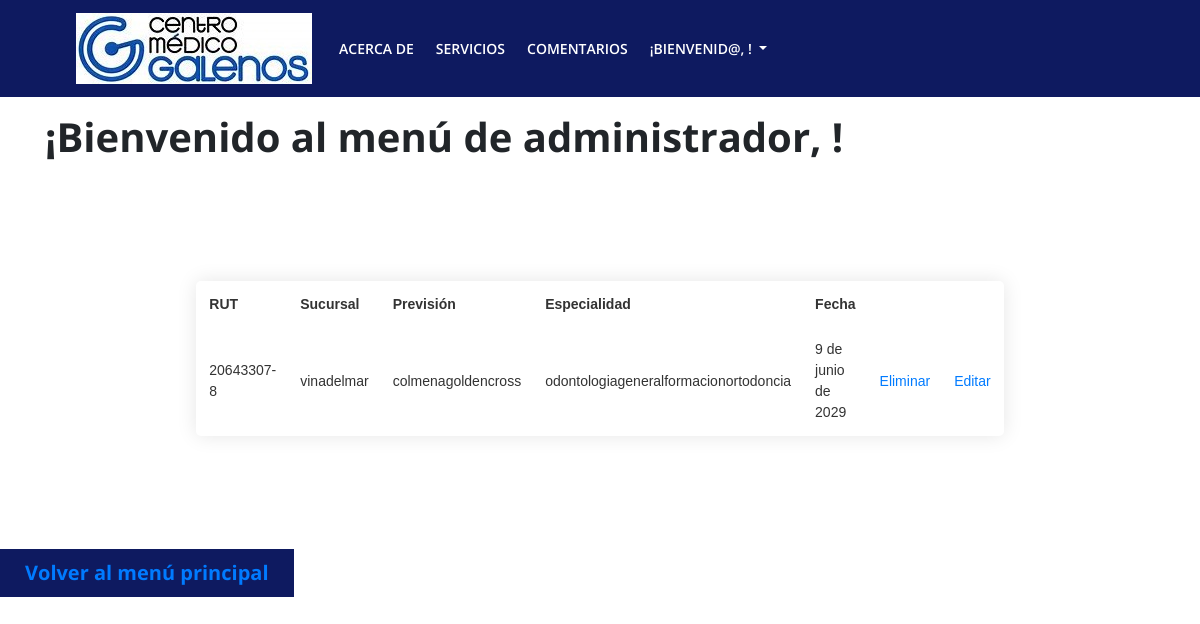
Page /reserva_del/1 on the committed database.
### core/models.py (models this page shows, shortened)
class Reserva(models.Model):
    rut = models.CharField(max_length=20)
    sucursal = models.CharField(max_length=100)
    prevision = models.CharField(max_length=100)
    especialidad = models.CharField(max_length=100)
    fecha = models.DateField()
    email = models.EmailField()
    class Meta:
        verbose_name = 'Reserva'
        verbose_name_plural = 'Reservas'

### core/views.py (the view)
# urls.py: path('reserva_del/<str:pk>', reserva_del, name='reserva_del'),
def reserva_del(request, pk):
    context = {}
    try:
        reserva = Reserva.objects.get(id=pk)  # Assuming 'id' is the primary key field of the Reserva model
        email = reserva.email
        reserva.delete()
        mensaje = "Bien, datos eliminados..."
        reservas = Reserva.objects.all()  # Retrieve the remaining reservations
        context = {'reservas': reservas, 'mensaje': mensaje}  # Update the context with the remaining reservations
        subject = 'Cancelación de Reserva'
        message = f"""
        Estimado/a,

        Lamentamos informarle que su reserva ha sido cancelada.

        Si tiene alguna pregunta o necesita más información, no dude en ponerse en contacto con nosotros.

        Atentamente,
        Tu Equipo de Reservas
        """
        recipient_list = [email]
        send_mail(subject, message, settings.EMAIL_HOST_USER, recipient_list)
    except Reserva.DoesNotExist:
        mensaje = "Error, reserva no existe..."
        reservas = Reserva.objects.all()  # Retrieve all reservations
        context = {'reservas': reservas, 'mensaje': mensaje}  # Update the context with all reservations
    return render(request, 'core/admin.html', context)

### core/templates/core/admin.html (shortened to what this page needs)
{% load static %}
<!DOCTYPE html>
<html>
<head>
	<link rel="stylesheet"
		href="https://cdnjs.cloudflare.com/ajax/libs/OwlCarousel2/2.3.4/assets/owl.carousel.min.css" />
	<link rel="stylesheet"
		href="https://cdnjs.cloudflare.com/ajax/libs/OwlCarousel2/2.3.4/assets/owl.theme.default.css" />
	<link rel="stylesheet" href="https://cdn.jsdelivr.net/npm/bootstrap@4.3.1/dist/css/bootstrap.min.css"
>
	<link rel="stylesheet" href="{% static '/css/style.css' %}">
</head>
<body>
	<header>
		<div class="container">
			<nav class="navbar navbar-expand-lg navbar-light">
				<div class="container-fluid">
					<a class="navbar-brand" href="{% url 'home' %}">
						<img src="{% static 'images/logoo.jpg' %}" alt="">
					</a>
					<div class="collapse navbar-collapse dropdown" id="navbarSupportedContent">
						<ul class="navbar-nav ms-auto mb-2 mb-lg-0">
							<li class="nav-item">
								<a class="nav-link" href="#about-section">Acerca de</a>
							</li>
							<li class="nav-item">
								<a class="nav-link" href="#services-section">Servicios</a>
							</li>
							<li class="nav-item">
								<a class="nav-link" href="#reviews-section">Comentarios</a>
							</li>
							<li class="nav-item dropdown">
								<a class="nav-link dropdown-toggle" id="navbardrop" data-toggle="dropdown">
								  ¡Bienvenid@, {{user.first_name}} {{user.last_name}}!
								</a>
							  </li>
						</ul>
					</div>
				</div>
			</nav>
		</div>
	</header>
<br><br><br><br><br>
    <div class="container">
        <h1>¡Bienvenido al menú de administrador, {{user.first_name}}!</h1>
    </div>
<br><br><br><br><br>
    <table>
        <tr>
            <th>RUT</th>
            <th>Sucursal</th>
            <th>Previsión</th>
            <th>Especialidad</th>
            <th>Fecha</th>
        </tr>
        {% for reserva in reservas %}
        <tr>
            <td>{{reserva.rut}}</td>
            <td>{{reserva.sucursal}}</td>
            <td>{{reserva.prevision}}</td>
            <td>{{reserva.especialidad}}</td>
            <td>{{reserva.fecha}}</td>
			<td><a href="{% url 'reserva_del' pk=reserva.id %}">Eliminar</a></td>
			<td><a href="{% url 'reserva_edit' pk=reserva.id %}">Editar</a></td>
        </tr>
        {% endfor %}
    </table>
<br><br><br><br><br>
    <button type="button" class="btn btn-primary"><a href="{% url 'home' %}">Volver al menú principal</a></button>

### static/css/style.css (style rules this page uses)
:root { --bg-primary:#0e1a60; --color-primary:#0e1a60; }
body { font-family: 'Open Sans', sans-serif; margin: 0px; padding: 0px; font-size: 15px; }
a, a:hover, a:focus { text-decoration: none; }
ul { margin: 0px; padding: 0px; }
li { list-style: none; }
img { max-width: 100%; }
h1, h2, h3, h4, h5, h6 { font-weight: 700; }
section, .container { position: relative; }
header { background: var(--bg-primary); position: absolute; width: 100%; z-index: 1; }
header .navbar-expand-lg .navbar-nav .nav-link { color: #FFF; font-size: 16px; font-weight: 600; text-transform: uppercase; padding: 10px 24px; }
.btn { padding: 8px 24px; border-radius: 0px; font-size: 20px; font-weight: 700; }
.btn-primary { background-color: var(--bg-primary); border-color: var(--bg-primary); }
@media (min-width:992px) and (max-width:1400px) { header .navbar-expand-lg .navbar-nav .nav-link { padding: 10px 11px; font-size: 14px; } }
table { border-collapse: collapse; width: 100%; max-width: 800px; margin: 0 auto; font-size: 14px; font-family: Arial, sans-serif; color: #333; border: 1px solid #ccc; border-radius: 5px; overflow: hidden; box-shadow: 0 0 20px rgba(0, 0, 0, 0.1); }
th { padding: 12px; font-weight: bold; }
td { padding: 12px; text-align: left; vertical-align: middle; border-bottom: 1px solid #f2f2f2; }

### rows in the picture
Reserva: rut "20643307-8", sucursal "vinadelmar", prevision "colmenagoldencross", especialidad "odontologiageneralformacionortodoncia", fecha "9 de junio de 2029"
